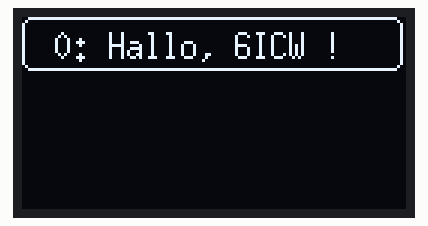
A program run on a simulated ESP32. Parts: 128×64 one-colour display. What the program prints to the serial monitor is not drawn.

Above: at 0.2 s.
At 4.2 s:
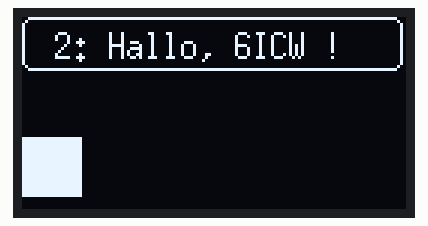
At 8.3 s:
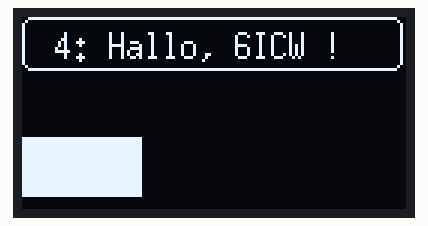
At 18.4 s:
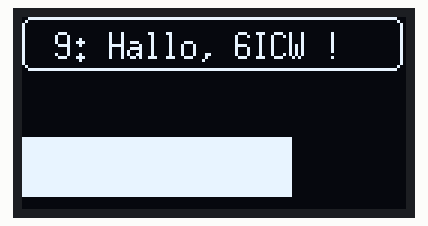
At 26.5 s:
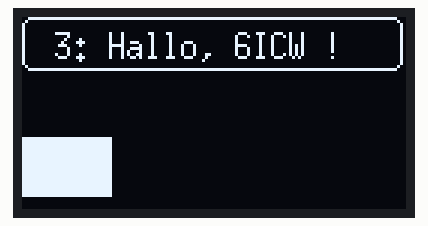
At 36.6 s:
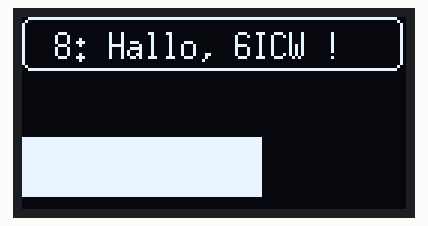

The program:

main.cpp
```cpp
// =============================================================================
// Sketch for ESP32DEV Board
// -----------------------------------------------------------------------------
// Test OLED Display
// OLED Display connection: SCK - PIN 22
//                          SCL - PIN 21
// =============================================================================
// F.Demonie  10/4/24
// =============================================================================

#include <Wire.h>
#include <U8g2lib.h>
#include <Arduino.h>

#define MSG_LEN 120

// Select correct OLED Display
U8G2_SH1106_128X64_NONAME_F_HW_I2C u8g2(U8G2_R0, U8X8_PIN_NONE);

// =============================================================================
// Setup Function
// -----------------------------------------------------------------------------
// Connect to Serial Monitor
// Connect and initialize OLED-display
// =============================================================================
// F.Demonie  10/4/24
// =============================================================================
void setup() {

  // Initialize serial monitor and wait till connection established
  Serial.begin(9600);
  while( !Serial) {
    ;
  }

  Serial.println();
  Serial.println( "++++++++++++++++++++++++++++++++++++++++++++++++++++++++++++++++++++++++++");
  Serial.println( "Sensor Output LED Stearing - Data Transmission starts!");

  // Initialize OLED Display
  u8g2.begin();
  u8g2_prepare();
}

// =============================================================================
// Main loop Function
// -----------------------------------------------------------------------------
// Display message on OLED Display
// =============================================================================
// F.Demonie  10/4/24
// =============================================================================
void loop() {
  char msg[ MSG_LEN ] = "";

  for( int i = 0; i < 10 ; i++ ) {
    sprintf( msg, "%2d: Hallo, 6ICW !", i );
    u8g2_publish_data( msg, i*10 );
    delay( 2000 );
  }

}

// =============================================================================
// u8g2_prepare Function
// -----------------------------------------------------------------------------
// Set defaults for OLED Display
// =============================================================================
// F.Demonie  3/4/24
// =============================================================================
void u8g2_prepare() {
  u8g2.setFontRefHeightExtendedText();
  u8g2.setDrawColor(1);
  u8g2.setFontPosTop();
  u8g2.setFontDirection(0);
}

// =============================================================================
// u8g2_publish_data Function
// -----------------------------------------------------------------------------
// Publish incoming message on OLED Display
// =============================================================================
// F.Demonie  3/4/24
// =============================================================================
void u8g2_publish_data( char *msg, int boxlen ) {
  u8g2.clearBuffer();
  u8g2_prepare();
  u8g2.drawRFrame( 0,0, 127, 18, 3);
  u8g2.setFont(u8g2_font_6x13_tf );
  u8g2.drawStr( 5, 3, msg );

  u8g2.drawBox( 0, 40, boxlen, 20 );

  u8g2.sendBuffer();
}
```

Measured:
- what the display in image 1 shows lasts 2.0 s, from 4.2 s to 6.2 s
